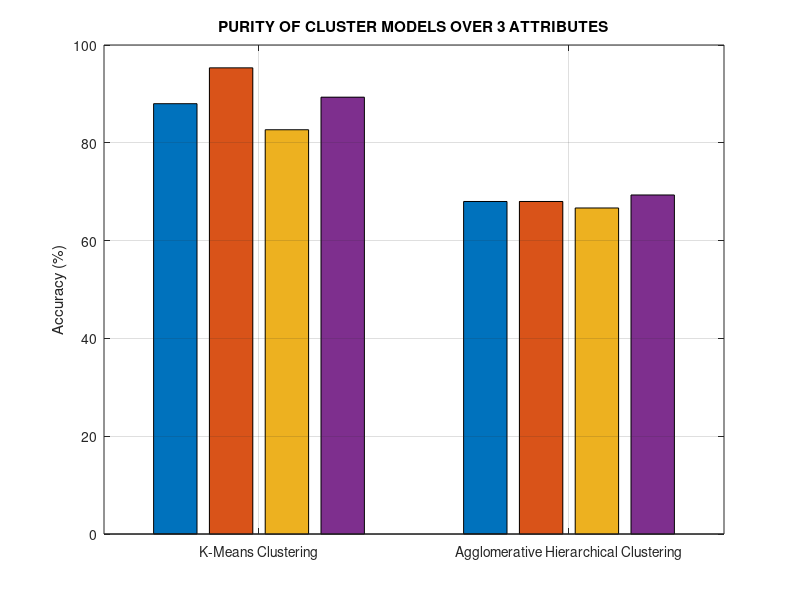
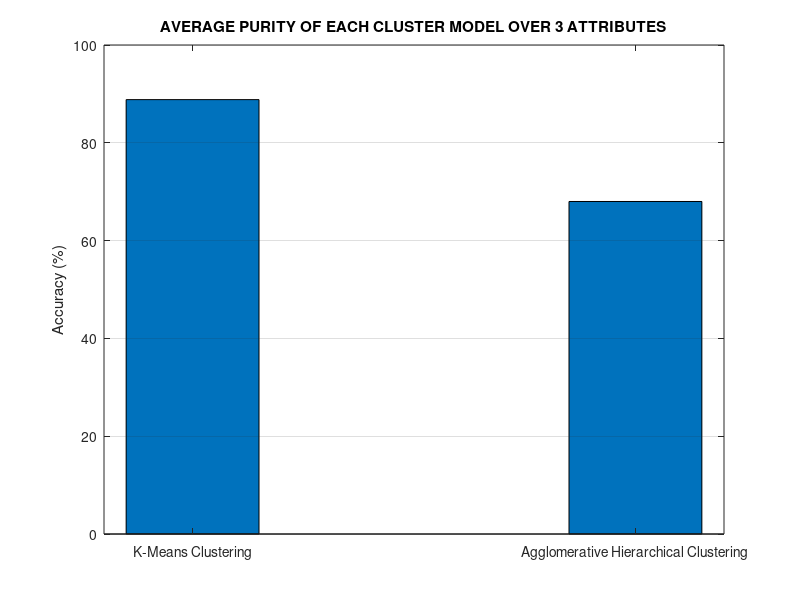
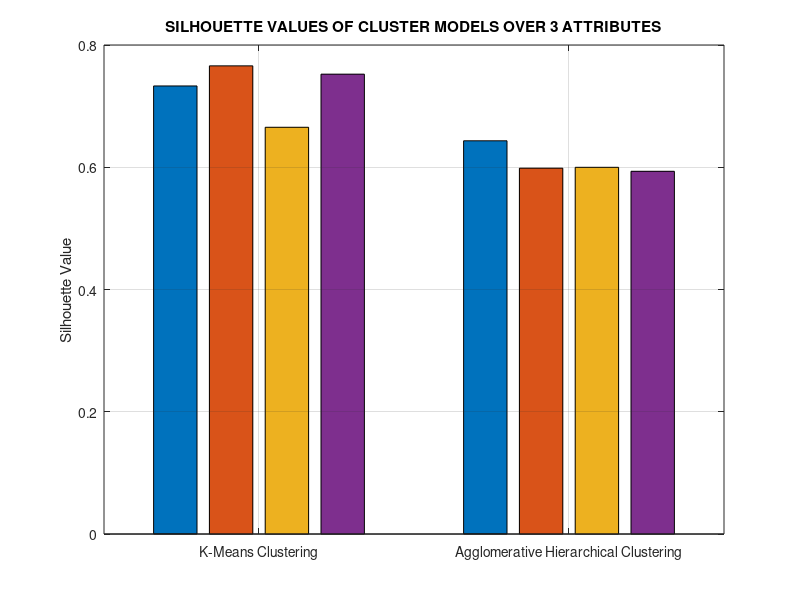
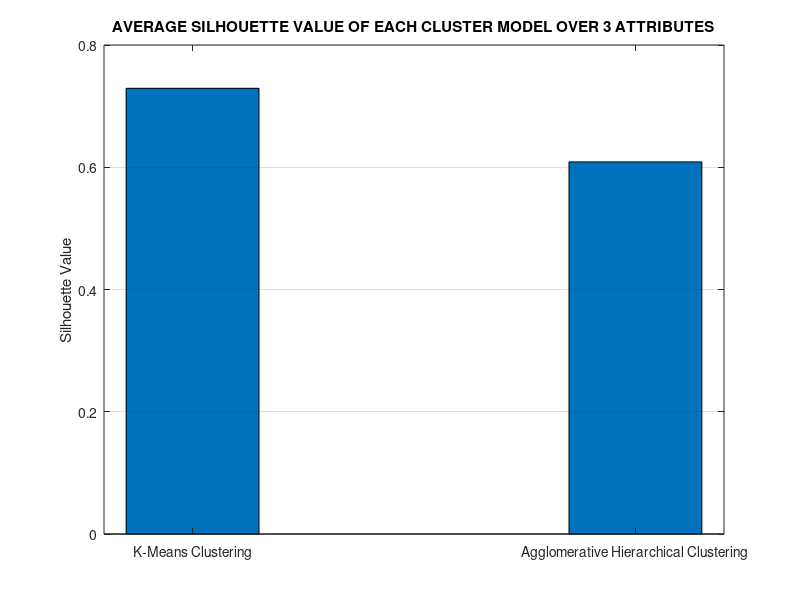

Recreate these plots in MATLAB, in order.
kp3=[88,95.33,82.67,89.33];
ahp3=[68,68,66.67,69.33];
figure('Name','AVERAGE PURITY COMPARISON');
bar([kp3;ahp3]);
grid on;
ylabel 'Accuracy (%)';
set(gca,'XTickLabel',{'K-Means Clustering','Agglomerative Hierarchical Clustering'},'YGrid','on');
title('PURITY OF CLUSTER MODELS OVER 3 ATTRIBUTES');
%averaged purity
 figure('Name','PURITY COMPARISON');
kpavg=mean(kp3);
ahpavg=mean(ahp3);
bar([kpavg;ahpavg],0.3);
set(gca,'XTickLabel',{'K-Means Clustering','Agglomerative Hierarchical Clustering'},'YGrid','on');
ylabel 'Accuracy (%)';
title('AVERAGE PURITY OF EACH CLUSTER MODEL OVER 3 ATTRIBUTES');

%silhouette graphs
ks3=[0.7330,0.7659,0.6654,0.7523];
ahs3=[0.6433,0.5985,0.5999,0.5934];
ks2=[0.6201,0.7560,0.6813,0.7612,0.7067,0.8055];
ahs2=[0.1028,0.4068,-0.3799,0.8019,0.6777,0.6221];
figure('Name','SILHOUETTE VALUE COMPARISON');
bar([ks3;ahs3]);
grid on;
ylabel 'Silhouette Value';
set(gca,'XTickLabel',{'K-Means Clustering','Agglomerative Hierarchical Clustering'},'YGrid','on');
title('SILHOUETTE VALUES OF CLUSTER MODELS OVER 3 ATTRIBUTES');
%averaged silvalue
figure('Name','SILHOUETTE VALUE COMPARISON');
ksavg=mean(ks3);
ahsavg=mean(ahs3);
bar([ksavg;ahsavg],0.3);
ylabel 'Silhouette Value';
set(gca,'XTickLabel',{'K-Means Clustering','Agglomerative Hierarchical Clustering'},'YGrid','on');
title('AVERAGE SILHOUETTE VALUE OF EACH CLUSTER MODEL OVER 3 ATTRIBUTES');